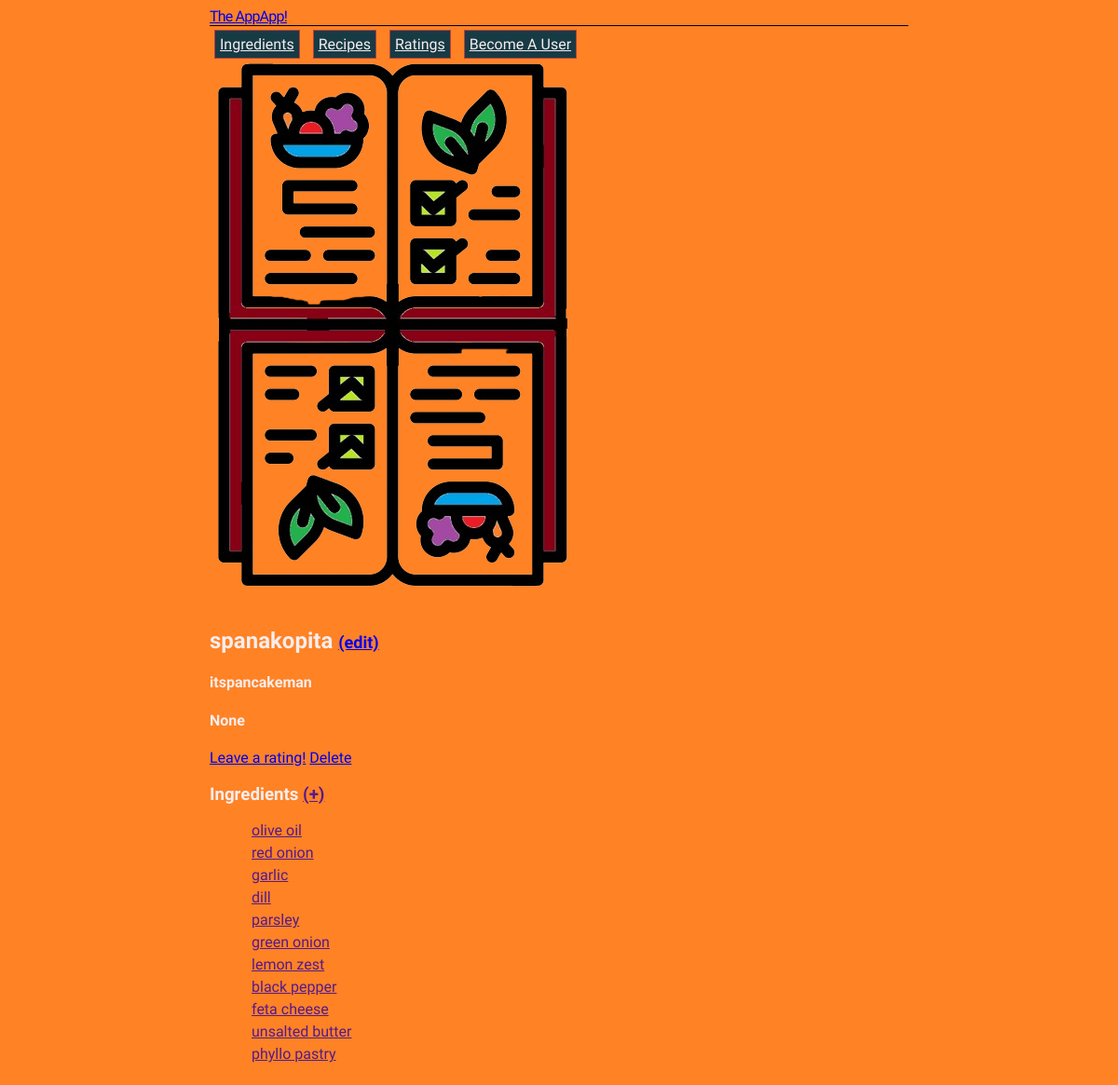
/recipes/1, run on the app's committed database.
### appapp/models.py (models this page shows, shortened)
class Recipe(models.Model):
    name = models.CharField(max_length=100)
    created_by = models.ForeignKey(User, on_delete=models.SET_NULL, null=True)
    ingredients = models.ManyToManyField("Ingredient")
    rating = models.ForeignKey("Rating", on_delete=models.SET_NULL, related_name="Rating", null=True, blank=True)

class User(models.Model):
    email = models.CharField(max_length=50)
    username = models.CharField(max_length=25)
    recpies = models.ForeignKey("Recipe", on_delete=models.CASCADE, blank=True, null=True)
    ratings = models.ForeignKey("Rating", on_delete=models.SET_NULL, null=True, blank=True)
    def __str__(self):
        return self.username

class Ingredient(models.Model):
    name = models.CharField(max_length=25)
    icon = models.ImageField()
    used_in = models.ForeignKey(Recipe, on_delete=models.RESTRICT, blank=True, null=True)

### appapp/views.py (the view)
# urls.py: path('recipes/<int:pk>', views.recipe_detail, name='recipe_detail'),
def recipe_detail(request, pk):
    recipe = Recipe.objects.get(id=pk)
    return render(request, 'appapp/recipe_detail.html', {'recipe': recipe})

### appapp/templates/appapp/recipe_detail.html
{% extends 'appapp/base.html' %} {% block content %}
<img src="../../static/images/recipes_logo.png">
<h2>{{ recipe.name }} <a href="{% url 'recipe_edit' pk=recipe.pk %}">(edit)</a></h2>
<h4>{{ recipe.created_by }}</h4>
<h4>{{ recipe.rating }}</h4>
<a href="{% url 'rating_create' %}">Leave a rating!</a>
<a href="{% url 'recipe_delete' pk=recipe.pk %}">Delete</a>
<h3>Ingredients <a href="">(+)</a></h3>
<ul>
    {% for ingredient in recipe.ingredients.all %}
    <li>
        <a href="">{{ ingredient.name }}</a>
    </li>
    {% endfor %}
</ul>
{% endblock %}

### appapp/static/css/appapp.css (style rules this page uses)
body { font-family: "Raleway", sans-serif; max-width: 750px; margin: auto; padding: 7.5px 3.5px; background-color: #FF8225; color: #F8EDED; }
ul { list-style-type: none; }
li { margin: 5px; }
h2 > a { font-size: 0.75em; }

### data on the page
Recipe: name "spanakopita", created_by "itspancakeman", rating "None"
Ingredient: name "olive oil"
Ingredient: name "red onion"
Ingredient: name "garlic"
Ingredient: name "dill"
Ingredient: name "parsley"
Ingredient: name "green onion"
Ingredient: name "lemon zest"
Ingredient: name "black pepper"
Ingredient: name "feta cheese"
Ingredient: name "unsalted butter"
Ingredient: name "phyllo pastry"
